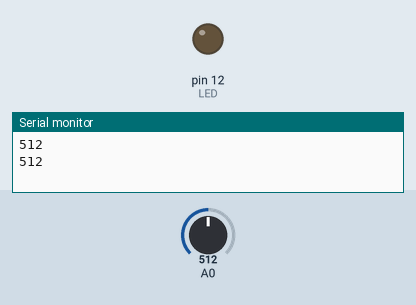
Simulated run of this sketch. Board: Arduino Uno, built with avr-gcc and run on an emulated ATmega328P. On the bench: output pins drawn as LEDs (lit = HIGH), the last lines printed to the serial monitor. The inputs (shaded band) are chosen by the test bench; at power-on: A0 = 512.

Above: at 1.8 s.
1.9 s: A0 set to 310
3.4 s: A0 set to 294
At 4.8 s:
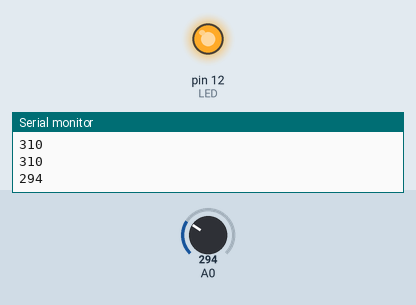
5.5 s: A0 set to 306
At 6.4 s:
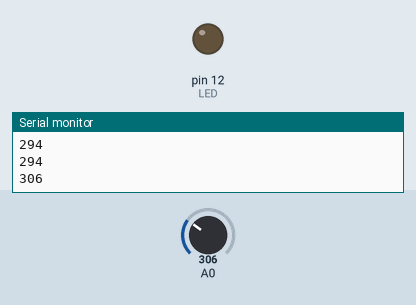
7.5 s: A0 set to 290
At 9.1 s:
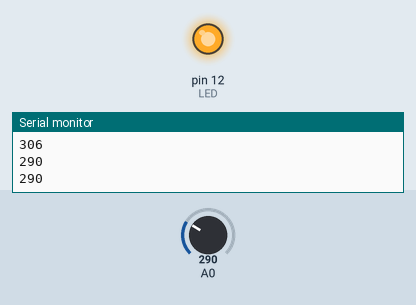
Timing chart, 0 to 10.5 s (numbered marks = the images above; inputs shaded):
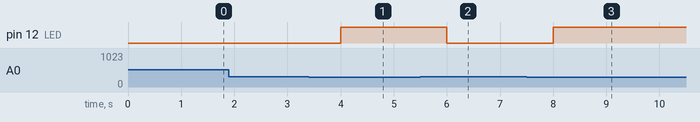

The sketch:

sketch_aug16a.ino
```cpp
  /*
  # Editor     : Lauren
  # Date       : 13.01.2012
  # Version    : 1.0
  # Connect the sensor to the A0(Analog 0) pin on the Arduino board
  # the sensor value description
  # 0  ~300     dry soil
  # 300~700     humid soil
  # 700~950     in water
  */
  int LED = 12;
void setup() {
  Serial.begin(9600); // open serial port, set the baud rate as 9600 bps
  pinMode(LED,OUTPUT);
}
void loop() {
  int val;
  val = analogRead(0); //connect sensor to Analog 0
  Serial.println(val); //print the value to serial port
  if( val <= 300 )
  { digitalWrite(LED,HIGH);
  }
  else
  { digitalWrite(LED,LOW);
  }

  delay(1000);
}
```

Measured:
- the behaviour switches between 301 and 300 on A0 (found by bisection; images 0 and 1)
- after the input at 3.4 s, pin 12 (LED): LOW → HIGH after 0.60 s
- after the input at 5.5 s, pin 12 (LED): HIGH → LOW after 0.50 s
- after the input at 7.5 s, pin 12 (LED): LOW → HIGH after 0.50 s
